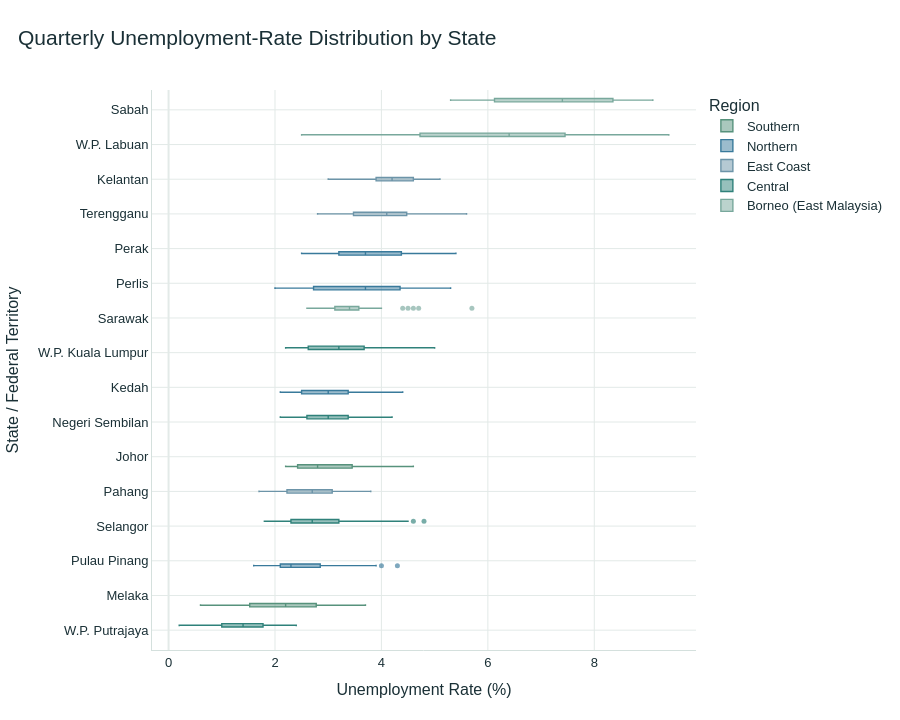

Notebook source saved alongside this figure:
### Code cell
# CELL 32
# INTERACTIVE CHART 6:
# Quarterly unemployment-rate distributions by state.

interactive_state_order = (
    df_qtr
    .groupby("state")["u_rate"]
    .median()
    .sort_values(ascending=False)
    .index
    .tolist()
)

boxplot_figure = px.box(
    df_qtr,
    x="u_rate",
    y="state",
    color="region",
    points="outliers",
    category_orders={
        "state": interactive_state_order
    },
    color_discrete_map=REGION_COLORS,
    title=(
        "Quarterly Unemployment-Rate "
        "Distribution by State"
    ),
    labels={
        "u_rate": "Unemployment Rate (%)",
        "state": "State / Federal Territory",
        "region": "Region"
    },
    hover_data={
        "region": True
    }
)

boxplot_figure.update_traces(
    line={
        "width": 1.4
    },
    marker={
        "size": 5,
        "opacity": 0.65
    }
)

boxplot_figure.update_layout(
    legend_title_text="Region"
)

apply_dashboard_theme(
    boxplot_figure,
    theme="light",
    height=720
)

boxplot_figure.show()

### Figure 1 — Plotly figure (JSON) as saved in the notebook; plotly's stock layout.template omitted (floating-point values rounded to 4 significant figures; data arrays with more than 128 entries replaced by an {"elided": "..."} marker saying what was removed)
{"data": [{"alignmentgroup": "True", "boxpoints": "outliers", "customdata": [["Southern"], ["Southern"], ["Southern"], ["Southern"], ["Southern"], ["Southern"], ["Southern"], ["Southern"], ["Southern"], ["Southern"], ["Southern"], ["Southern"], ["Southern"], ["Southern"], ["Southern"], ["Southern"], ["Southern"], ["Southern"], ["Southern"], ["Southern"], ["Southern"], ["Southern"], ["Southern"], ["Southern"], ["Southern"], ["Southern"], ["Southern"], ["Southern"], ["Southern"], ["Southern"], ["Southern"], ["Southern"], ["Southern"], ["Southern"], ["Southern"], ["Southern"], ["Southern"], ["Southern"], ["Southern"], ["Southern"], ["Southern"], ["Southern"], ["Southern"], ["Southern"], ["Southern"], ["Southern"], ["Southern"], ["Southern"], ["Southern"], ["Southern"], ["Southern"], ["Southern"], ["Southern"], ["Southern"], ["Southern"], ["Southern"], ["Southern"], ["Southern"], ["Southern"], ["Southern"], ["Southern"], ["Southern"], ["Southern"], ["Southern"], ["Southern"], ["Southern"], ["Southern"], ["Southern"], ["Southern"], ["Southern"]], "hovertemplate": "Region=%{customdata[0]}<br>Unemployment Rate (%)=%{x}<br>State / Federal Territory=%{y}<extra></extra>", "legendgroup": "Southern", "line": {"width": 1.4}, "marker": {"color": "#57927C", "opacity": 0.65, "size": 5}, "name": "Southern", "notched": false, "offsetgroup": "Southern", "orientation": "h", "showlegend": true, "type": "box", "x": [3.0, 3.5, 4.0, 3.1, 2.8, 3.0, 3.3, 2.7, 2.8, 2.7, 2.8, 2.7, 3.2, 4.6, 3.6, 3.9, 3.9, 3.8, 4.0, 3.6, 3.2, 2.9, 2.5, 2.4, 2.6, 2.4, 2.5, 2.3, 2.2, 2.2, 2.2, 2.4, 2.3, 2.4, 2.5, 1.4, 0.8, 0.6, 1.2, 0.9, 1.2, 1.5, 1.7, 1.7, 1.3, 1.6, 1.6, 1.2, 2.2, 2.5, 3.7, 3.6, 3.6, 3.0, 3.1, 3.0, 3.2, 2.6, 2.7, 2.9, 2.7, 2.8, 2.6, 2.0, 1.8, 1.8, 2.2, 1.9, 2.2, 2.4], "x0": " ", "xaxis": "x", "y": ["Johor", "Johor", "Johor", "Johor", "Johor", "Johor", "Johor", "Johor", "Johor", "Johor", "Johor", "Johor", "Johor", "Johor", "Johor", "Johor", "Johor", "Johor", "Johor", "Johor", "Johor", "Johor", "Johor", "Johor", "Johor", "Johor", "Johor", "Johor", "Johor", "Johor", "Johor", "Johor", "Johor", "Johor", "Johor", "Melaka", "Melaka", "Melaka", "Melaka", "Melaka", "Melaka", "Melaka", "Melaka", "Melaka", "Melaka", "Melaka", "Melaka", "Melaka", "Melaka", "Melaka", "Melaka", "Melaka", "Melaka", "Melaka", "Melaka", "Melaka", "Melaka", "Melaka", "Melaka", "Melaka", "Melaka", "Melaka", "Melaka", "Melaka", "Melaka", "Melaka", "Melaka", "Melaka", "Melaka", "Melaka"], "y0": " ", "yaxis": "y"}, {"alignmentgroup": "True", "boxpoints": "outliers", "customdata": {"elided": "140x1 str values"}, "hovertemplate": "Region=%{customdata[0]}<br>Unemployment Rate (%)=%{x}<br>State / Federal Territory=%{y}<extra></extra>", "legendgroup": "Northern", "line": {"width": 1.4}, "marker": {"color": "#397A9B", "opacity": 0.65, "size": 5}, "name": "Northern", "notched": false, "offsetgroup": "Northern", "orientation": "h", "showlegend": true, "type": "box", "x": {"elided": "140 float values"}, "x0": " ", "xaxis": "x", "y": {"elided": "140 str values"}, "y0": " ", "yaxis": "y"}, {"alignmentgroup": "True", "boxpoints": "outliers", "customdata": [["East Coast"], ["East Coast"], ["East Coast"], ["East Coast"], ["East Coast"], ["East Coast"], ["East Coast"], ["East Coast"], ["East Coast"], ["East Coast"], ["East Coast"], ["East Coast"], ["East Coast"], ["East Coast"], ["East Coast"], ["East Coast"], ["East Coast"], ["East Coast"], ["East Coast"], ["East Coast"], ["East Coast"], ["East Coast"], ["East Coast"], ["East Coast"], ["East Coast"], ["East Coast"], ["East Coast"], ["East Coast"], ["East Coast"], ["East Coast"], ["East Coast"], ["East Coast"], ["East Coast"], ["East Coast"], ["East Coast"], ["East Coast"], ["East Coast"], ["East Coast"], ["East Coast"], ["East Coast"], ["East Coast"], ["East Coast"], ["East Coast"], ["East Coast"], ["East Coast"], ["East Coast"], ["East Coast"], ["East Coast"], ["East Coast"], ["East Coast"], ["East Coast"], ["East Coast"], ["East Coast"], ["East Coast"], ["East Coast"], ["East Coast"], ["East Coast"], ["East Coast"], ["East Coast"], ["East Coast"], ["East Coast"], ["East Coast"], ["East Coast"], ["East Coast"], ["East Coast"], ["East Coast"], ["East Coast"], ["East Coast"], ["East Coast"], ["East Coast"], ["East Coast"], ["East Coast"], ["East Coast"], ["East Coast"], ["East Coast"], ["East Coast"], ["East Coast"], ["East Coast"], ["East Coast"], ["East Coast"], ["East Coast"], ["East Coast"], ["East Coast"], ["East Coast"], ["East Coast"], ["East Coast"], ["East Coast"], ["East Coast"], ["East Coast"], ["East Coast"], ["East Coast"], ["East Coast"], ["East Coast"], ["East Coast"], ["East Coast"], ["East Coast"], ["East Coast"], ["East Coast"], ["East Coast"], ["East Coast"], ["East Coast"], ["East Coast"], ["East Coast"], ["East Coast"], ["East Coast"]], "hovertemplate": "Region=%{customdata[0]}<br>Unemployment Rate (%)=%{x}<br>State / Federal Territory=%{y}<extra></extra>", "legendgroup": "East Coast", "line": {"width": 1.4}, "marker": {"color": "#6C94A8", "opacity": 0.65, "size": 5}, "name": "East Coast", "notched": false, "offsetgroup": "East Coast", "orientation": "h", "showlegend": true, "type": "box", "x": [3.4, 3.0, 3.5, 4.2, 4.0, 4.8, 4.4, 4.7, 4.4, 4.9, 5.1, 5.1, 4.2, 4.2, 4.6, 4.1, 4.4, 4.8, 5.1, 4.7, 3.9, 3.8, 3.6, 4.1, 3.9, 3.9, 4.1, 4.0, 4.0, 3.7, 3.8, 4.3, 4.2, 4.4, 4.6, 2.6, 3.0, 3.4, 2.7, 2.7, 2.3, 2.1, 3.1, 3.0, 3.5, 2.5, 2.2, 3.0, 3.1, 2.8, 3.3, 3.6, 3.6, 3.8, 3.3, 2.4, 2.7, 2.9, 2.7, 2.6, 2.8, 2.7, 2.5, 2.2, 2.1, 2.2, 2.2, 1.9, 1.8, 1.7, 4.2, 5.2, 5.3, 5.2, 4.8, 5.6, 4.9, 4.1, 4.0, 4.0, 3.2, 3.3, 3.3, 3.8, 3.9, 4.0, 3.7, 4.2, 4.4, 4.1, 4.5, 4.4, 4.3, 4.3, 4.2, 4.5, 4.4, 4.6, 3.8, 3.4, 3.0, 3.4, 2.9, 2.8, 2.9], "x0": " ", "xaxis": "x", "y": ["Kelantan", "Kelantan", "Kelantan", "Kelantan", "Kelantan", "Kelantan", "Kelantan", "Kelantan", "Kelantan", "Kelantan", "Kelantan", "Kelantan", "Kelantan", "Kelantan", "Kelantan", "Kelantan", "Kelantan", "Kelantan", "Kelantan", "Kelantan", "Kelantan", "Kelantan", "Kelantan", "Kelantan", "Kelantan", "Kelantan", "Kelantan", "Kelantan", "Kelantan", "Kelantan", "Kelantan", "Kelantan", "Kelantan", "Kelantan", "Kelantan", "Pahang", "Pahang", "Pahang", "Pahang", "Pahang", "Pahang", "Pahang", "Pahang", "Pahang", "Pahang", "Pahang", "Pahang", "Pahang", "Pahang", "Pahang", "Pahang", "Pahang", "Pahang", "Pahang", "Pahang", "Pahang", "Pahang", "Pahang", "Pahang", "Pahang", "Pahang", "Pahang", "Pahang", "Pahang", "Pahang", "Pahang", "Pahang", "Pahang", "Pahang", "Pahang", "Terengganu", "Terengganu", "Terengganu", "Terengganu", "Terengganu", "Terengganu", "Terengganu", "Terengganu", "Terengganu", "Terengganu", "Terengganu", "Terengganu", "Terengganu", "Terengganu", "Terengganu", "Terengganu", "Terengganu", "Terengganu", "Terengganu", "Terengganu", "Terengganu", "Terengganu", "Terengganu", "Terengganu", "Terengganu", "Terengganu", "Terengganu", "Terengganu", "Terengganu", "Terengganu", "Terengganu", "Terengganu", "Terengganu", "Terengganu", "Terengganu"], "y0": " ", "yaxis": "y"}, {"alignmentgroup": "True", "boxpoints": "outliers", "customdata": {"elided": "140x1 str values"}, "hovertemplate": "Region=%{customdata[0]}<br>Unemployment Rate (%)=%{x}<br>State / Federal Territory=%{y}<extra></extra>", "legendgroup": "Central", "line": {"width": 1.4}, "marker": {"color": "#2F817A", "opacity": 0.65, "size": 5}, "name": "Central", "notched": false, "offsetgroup": "Central", "orientation": "h", "showlegend": true, "type": "box", "x": {"elided": "140 float values"}, "x0": " ", "xaxis": "x", "y": {"elided": "140 str values"}, "y0": " ", "yaxis": "y"}, {"alignmentgroup": "True", "boxpoints": "outliers", "customdata": [["Borneo (East Malaysia)"], ["Borneo (East Malaysia)"], ["Borneo (East Malaysia)"], ["Borneo (East Malaysia)"], ["Borneo (East Malaysia)"], ["Borneo (East Malaysia)"], ["Borneo (East Malaysia)"], ["Borneo (East Malaysia)"], ["Borneo (East Malaysia)"], ["Borneo (East Malaysia)"], ["Borneo (East Malaysia)"], ["Borneo (East Malaysia)"], ["Borneo (East Malaysia)"], ["Borneo (East Malaysia)"], ["Borneo (East Malaysia)"], ["Borneo (East Malaysia)"], ["Borneo (East Malaysia)"], ["Borneo (East Malaysia)"], ["Borneo (East Malaysia)"], ["Borneo (East Malaysia)"], ["Borneo (East Malaysia)"], ["Borneo (East Malaysia)"], ["Borneo (East Malaysia)"], ["Borneo (East Malaysia)"], ["Borneo (East Malaysia)"], ["Borneo (East Malaysia)"], ["Borneo (East Malaysia)"], ["Borneo (East Malaysia)"], ["Borneo (East Malaysia)"], ["Borneo (East Malaysia)"], ["Borneo (East Malaysia)"], ["Borneo (East Malaysia)"], ["Borneo (East Malaysia)"], ["Borneo (East Malaysia)"], ["Borneo (East Malaysia)"], ["Borneo (East Malaysia)"], ["Borneo (East Malaysia)"], ["Borneo (East Malaysia)"], ["Borneo (East Malaysia)"], ["Borneo (East Malaysia)"], ["Borneo (East Malaysia)"], ["Borneo (East Malaysia)"], ["Borneo (East Malaysia)"], ["Borneo (East Malaysia)"], ["Borneo (East Malaysia)"], ["Borneo (East Malaysia)"], ["Borneo (East Malaysia)"], ["Borneo (East Malaysia)"], ["Borneo (East Malaysia)"], ["Borneo (East Malaysia)"], ["Borneo (East Malaysia)"], ["Borneo (East Malaysia)"], ["Borneo (East Malaysia)"], ["Borneo (East Malaysia)"], ["Borneo (East Malaysia)"], ["Borneo (East Malaysia)"], ["Borneo (East Malaysia)"], ["Borneo (East Malaysia)"], ["Borneo (East Malaysia)"], ["Borneo (East Malaysia)"], ["Borneo (East Malaysia)"], ["Borneo (East Malaysia)"], ["Borneo (East Malaysia)"], ["Borneo (East Malaysia)"], ["Borneo (East Malaysia)"], ["Borneo (East Malaysia)"], ["Borneo (East Malaysia)"], ["Borneo (East Malaysia)"], ["Borneo (East Malaysia)"], ["Borneo (East Malaysia)"], ["Borneo (East Malaysia)"], ["Borneo (East Malaysia)"], ["Borneo (East Malaysia)"], ["Borneo (East Malaysia)"], ["Borneo (East Malaysia)"], ["Borneo (East Malaysia)"], ["Borneo (East Malaysia)"], ["Borneo (East Malaysia)"], ["Borneo (East Malaysia)"], ["Borneo (East Malaysia)"], ["Borneo (East Malaysia)"], ["Borneo (East Malaysia)"], ["Borneo (East Malaysia)"], ["Borneo (East Malaysia)"], ["Borneo (East Malaysia)"], ["Borneo (East Malaysia)"], ["Borneo (East Malaysia)"], ["Borneo (East Malaysia)"], ["Borneo (East Malaysia)"], ["Borneo (East Malaysia)"], ["Borneo (East Malaysia)"], ["Borneo (East Malaysia)"], ["Borneo (East Malaysia)"], ["Borneo (East Malaysia)"], ["Borneo (East Malaysia)"], ["Borneo (East Malaysia)"], ["Borneo (East Malaysia)"], ["Borneo (East Malaysia)"], ["Borneo (East Malaysia)"], ["Borneo (East Malaysia)"], ["Borneo (East Malaysia)"], ["Borneo (East Malaysia)"], ["Borneo (East Malaysia)"], ["Borneo (East Malaysia)"], ["Borneo (East Malaysia)"]], "hovertemplate": "Region=%{customdata[0]}<br>Unemployment Rate (%)=%{x}<br>State / Federal Territory=%{y}<extra></extra>", "legendgroup": "Borneo (East Malaysia)", "line": {"width": 1.4}, "marker": {"color": "#78A89C", "opacity": 0.65, "size": 5}, "name": "Borneo (East Malaysia)", "notched": false, "offsetgroup": "Borneo (East Malaysia)", "orientation": "h", "showlegend": true, "type": "box", "x": [5.5, 5.9, 6.3, 6.1, 6.6, 5.3, 6.6, 5.3, 5.3, 6.1, 6.7, 5.4, 6.7, 9.1, 8.6, 8.4, 8.9, 8.7, 9.0, 9.0, 9.1, 8.6, 8.2, 8.1, 7.7, 7.5, 7.5, 7.4, 7.9, 7.5, 7.6, 7.2, 6.7, 6.2, 5.7, 3.2, 3.4, 3.0, 2.6, 3.3, 3.4, 2.9, 3.1, 3.3, 2.6, 3.4, 3.6, 3.3, 5.7, 3.9, 4.5, 4.7, 4.4, 4.6, 4.0, 3.2, 3.3, 3.0, 3.1, 3.4, 3.6, 3.4, 3.4, 3.5, 3.2, 3.0, 3.4, 3.5, 3.3, 3.1, 7.5, 9.4, 8.7, 7.6, 6.7, 5.1, 3.5, 3.6, 4.8, 4.6, 2.6, 4.2, 2.5, 6.4, 5.7, 8.2, 9.0, 8.8, 8.2, 7.6, 6.9, 7.2, 6.9, 4.5, 5.4, 7.3, 7.3, 7.0, 6.9, 5.8, 6.3, 5.8, 5.0, 4.7, 4.7], "x0": " ", "xaxis": "x", "y": ["Sabah", "Sabah", "Sabah", "Sabah", "Sabah", "Sabah", "Sabah", "Sabah", "Sabah", "Sabah", "Sabah", "Sabah", "Sabah", "Sabah", "Sabah", "Sabah", "Sabah", "Sabah", "Sabah", "Sabah", "Sabah", "Sabah", "Sabah", "Sabah", "Sabah", "Sabah", "Sabah", "Sabah", "Sabah", "Sabah", "Sabah", "Sabah", "Sabah", "Sabah", "Sabah", "Sarawak", "Sarawak", "Sarawak", "Sarawak", "Sarawak", "Sarawak", "Sarawak", "Sarawak", "Sarawak", "Sarawak", "Sarawak", "Sarawak", "Sarawak", "Sarawak", "Sarawak", "Sarawak", "Sarawak", "Sarawak", "Sarawak", "Sarawak", "Sarawak", "Sarawak", "Sarawak", "Sarawak", "Sarawak", "Sarawak", "Sarawak", "Sarawak", "Sarawak", "Sarawak", "Sarawak", "Sarawak", "Sarawak", "Sarawak", "Sarawak", "W.P. Labuan", "W.P. Labuan", "W.P. Labuan", "W.P. Labuan", "W.P. Labuan", "W.P. Labuan", "W.P. Labuan", "W.P. Labuan", "W.P. Labuan", "W.P. Labuan", "W.P. Labuan", "W.P. Labuan", "W.P. Labuan", "W.P. Labuan", "W.P. Labuan", "W.P. Labuan", "W.P. Labuan", "W.P. Labuan", "W.P. Labuan", "W.P. Labuan", "W.P. Labuan", "W.P. Labuan", "W.P. Labuan", "W.P. Labuan", "W.P. Labuan", "W.P. Labuan", "W.P. Labuan", "W.P. Labuan", "W.P. Labuan", "W.P. Labuan", "W.P. Labuan", "W.P. Labuan", "W.P. Labuan", "W.P. Labuan", "W.P. Labuan"], "y0": " ", "yaxis": "y"}], "layout": {"boxmode": "group", "font": {"color": "#1A3036", "family": "Arial, Helvetica, sans-serif", "size": 13}, "height": 720, "hoverlabel": {"bgcolor": "#FFFFFF", "bordercolor": "#2F817A", "font": {"color": "#1A3036"}}, "legend": {"font": {"color": "#1A3036"}, "title": {"font": {"color": "#1A3036"}, "text": "Region"}, "tracegroupgap": 0}, "margin": {"b": 70, "l": 75, "r": 45, "t": 90}, "paper_bgcolor": "#FFFFFF", "plot_bgcolor": "#FFFFFF", "title": {"font": {"color": "#1A3036", "size": 21}, "text": "Quarterly Unemployment-Rate Distribution by State", "x": 0.02, "xanchor": "left"}, "xaxis": {"anchor": "y", "domain": [0, 1], "gridcolor": "#E3EAE8", "linecolor": "#D4E0DD", "tickfont": {"color": "#1A3036"}, "title": {"font": {"color": "#1A3036"}, "text": "Unemployment Rate (%)"}, "zerolinecolor": "#E3EAE8"}, "yaxis": {"anchor": "x", "categoryarray": ["W.P. Putrajaya", "Melaka", "Pulau Pinang", "Selangor", "Pahang", "Johor", "Negeri Sembilan", "Kedah", "W.P. Kuala Lumpur", "Sarawak", "Perlis", "Perak", "Terengganu", "Kelantan", "W.P. Labuan", "Sabah"], "categoryorder": "array", "domain": [0, 1], "gridcolor": "#E3EAE8", "linecolor": "#D4E0DD", "tickfont": {"color": "#1A3036"}, "title": {"font": {"color": "#1A3036"}, "text": "State / Federal Territory"}, "zerolinecolor": "#E3EAE8"}}}
